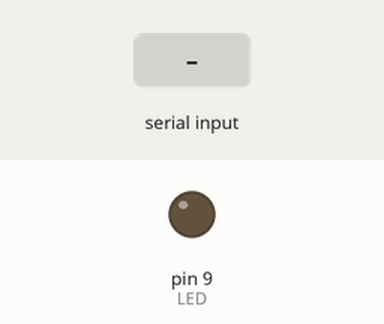
This sketch was run on a simulated Arduino Mega 2560, built with avr-gcc and run on an emulated ATmega2560. On the bench: output pins drawn as LEDs (lit = HIGH). The test bench sets the inputs (shaded band).

Above: at 1.2 s.
1.3 s: "on" received over the second serial link
At 2.1 s:
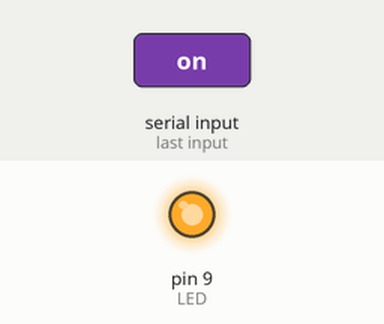
2.9 s: "off" received over the second serial link
At 3.9 s:
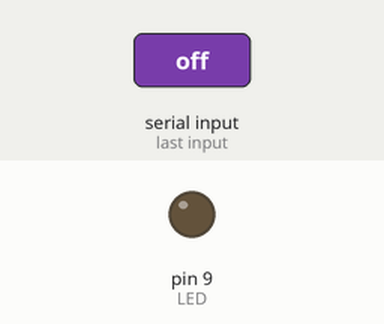
Timing chart, 0 to 5.9 s (numbered marks = the images above; inputs shaded):
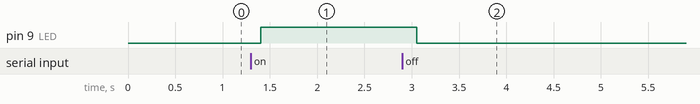

The sketch:

Xiao_Bluetooth.ino
```cpp
 String message; // Store incomming data
 int LED = 9 ;

 void setup() {
 Serial1.begin(9600);
 pinMode(LED,OUTPUT);
 digitalWrite(LED,LOW);
 }

 void loop() {
  while (Serial1.available() ) {  // while there is data
   delay(50); // 10
   char c = Serial1.read();
   message = message + c;    //Command such as "on"
  }

  if (message.length() > 0) {
   Serial1.println(message) ;
   if (message == "on")  {
   digitalWrite(LED, HIGH) ;
   }
    if (message == "off") {
   digitalWrite(LED, LOW) ;
   }
  }
  message = "" ; // clear the memory
 }
```

Measured:
- after the input at 1.3 s, pin 9 (LED): LOW → HIGH after 0.10 s
- after the input at 2.9 s, pin 9 (LED): HIGH → LOW after 0.15 s
